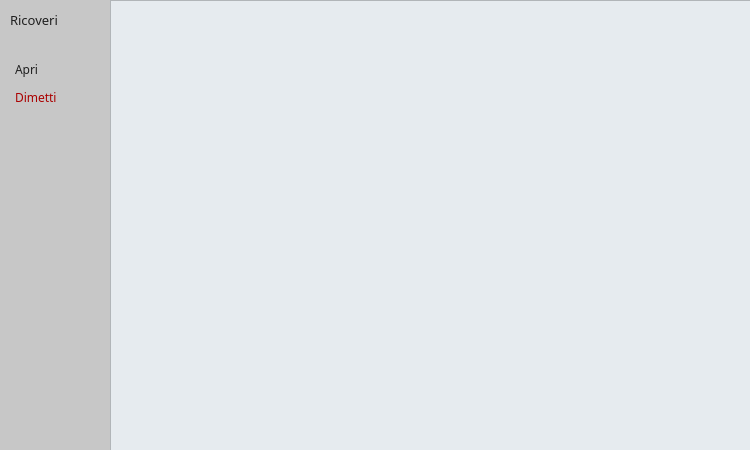
<?xml version="1.0" encoding="UTF-8"?>
<ui version="4.0">
 <class>ProntoSoccorso</class>
 <widget class="QWidget" name="ProntoSoccorso">
  <property name="geometry">
   <rect>
    <x>0</x>
    <y>0</y>
    <width>750</width>
    <height>450</height>
   </rect>
  </property>
  <property name="minimumSize">
   <size>
    <width>750</width>
    <height>450</height>
   </size>
  </property>
  <property name="maximumSize">
   <size>
    <width>750</width>
    <height>450</height>
   </size>
  </property>
  <property name="windowTitle">
   <string>Form</string>
  </property>
  <property name="styleSheet">
   <string notr="true">background-color: rgb(199, 199, 199);</string>
  </property>
  <widget class="QListView" name="listView">
   <property name="geometry">
    <rect>
     <x>110</x>
     <y>0</y>
     <width>641</width>
     <height>451</height>
    </rect>
   </property>
   <property name="cursor" stdset="0">
    <cursorShape>PointingHandCursor</cursorShape>
   </property>
   <property name="styleSheet">
    <string notr="true">background-color: rgb(230, 235, 239);
color: rgb(32, 32, 32);</string>
   </property>
  </widget>
  <widget class="QPushButton" name="ButtonApri">
   <property name="geometry">
    <rect>
     <x>5</x>
     <y>57</y>
     <width>95</width>
     <height>25</height>
    </rect>
   </property>
   <property name="font">
    <font>
     <family>Montserrat SemiBold</family>
     <weight>50</weight>
     <bold>false</bold>
    </font>
   </property>
   <property name="cursor">
    <cursorShape>PointingHandCursor</cursorShape>
   </property>
   <property name="mouseTracking">
    <bool>false</bool>
   </property>
   <property name="layoutDirection">
    <enum>Qt::LeftToRight</enum>
   </property>
   <property name="styleSheet">
    <string notr="true">QPushButton {
padding-left: 10px;
text-align: left;
background-color: rgb(199, 199, 199);
color: rgb(32, 32, 32);
border-radius: 6px;
}
QPushButton:hover {
background-color: rgb(172, 171, 172);
    }
</string>
   </property>
   <property name="text">
    <string>Apri</string>
   </property>
   <property name="icon">
    <iconset>
     <normaloff>../../../../../../../OneDrive/Università/Secondo anno/ingegneria del software/Pronto soccorso/MATERIALE/IconaApri.png</normaloff>../../../../../../../OneDrive/Università/Secondo anno/ingegneria del software/Pronto soccorso/MATERIALE/IconaApri.png</iconset>
   </property>
   <property name="iconSize">
    <size>
     <width>13</width>
     <height>13</height>
    </size>
   </property>
  </widget>
  <widget class="QLabel" name="InfoScheda">
   <property name="geometry">
    <rect>
     <x>10</x>
     <y>10</y>
     <width>100</width>
     <height>20</height>
    </rect>
   </property>
   <property name="font">
    <font>
     <family>Montserrat ExtraBold</family>
     <pointsize>10</pointsize>
     <weight>50</weight>
     <bold>false</bold>
    </font>
   </property>
   <property name="styleSheet">
    <string notr="true">color: rgb(32, 32, 32);</string>
   </property>
   <property name="text">
    <string>Ricoveri</string>
   </property>
   <property name="alignment">
    <set>Qt::AlignLeading|Qt::AlignLeft|Qt::AlignVCenter</set>
   </property>
  </widget>
  <widget class="QPushButton" name="ButtonInserisci">
   <property name="geometry">
    <rect>
     <x>5</x>
     <y>85</y>
     <width>95</width>
     <height>25</height>
    </rect>
   </property>
   <property name="font">
    <font>
     <family>Montserrat SemiBold</family>
     <weight>50</weight>
     <bold>false</bold>
    </font>
   </property>
   <property name="cursor">
    <cursorShape>PointingHandCursor</cursorShape>
   </property>
   <property name="styleSheet">
    <string notr="true">QPushButton {
padding-left: 10;
text-align: left;
background-color: rgb(199, 199, 199);
	color: rgb(170, 0, 0);
border-radius: 6px;
}
QPushButton:hover {
background-color: rgb(172, 171, 172);
    }
</string>
   </property>
   <property name="text">
    <string>Dimetti</string>
   </property>
   <property name="icon">
    <iconset>
     <normaloff>../../../../../../../OneDrive/Università/Secondo anno/ingegneria del software/Pronto soccorso/MATERIALE/IconaInserisci 2.png</normaloff>../../../../../../../OneDrive/Università/Secondo anno/ingegneria del software/Pronto soccorso/MATERIALE/IconaInserisci 2.png</iconset>
   </property>
   <property name="iconSize">
    <size>
     <width>13</width>
     <height>13</height>
    </size>
   </property>
  </widget>
 </widget>
 <resources/>
 <connections/>
</ui>
